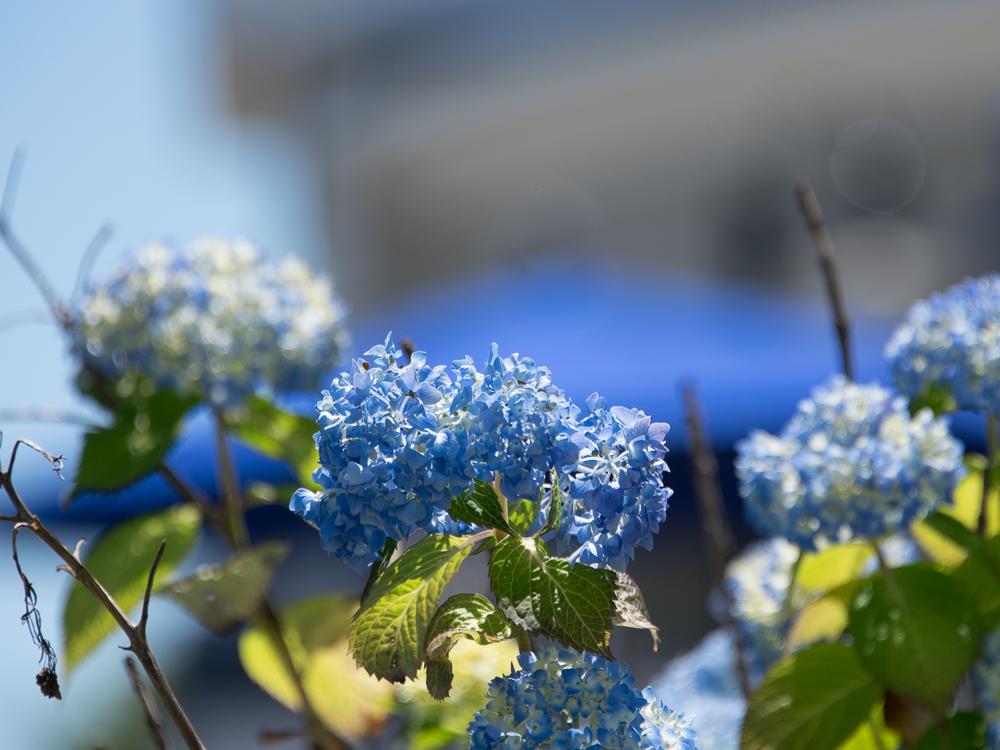
#> input picture images/blue-flowers.jpg, 1000 x 750 px
$ python auto_canny.py --image ../../../images/blue-flowers.jpg   (older library calls are emulated)
#> lines starting #> are read from the running program, lines starting #| are printed output that depends on the picture; after the words box and inside, x2 and y2 are one past the last pixel; in counts of white or black regions, pixels touching at a corner belong together
### utils/__init__.py
import numpy as np
import cv2


# [36 lines left out: functions translate, rotate, resize, not called in this run]


def flip_h(image):
    return cv2.flip(image, 0)


def flip_v(image):
    return cv2.flip(image, 1)


def flip_hv(image):
    return cv2.flip(image, -1)


def auto_canny(image, sigma=0.3):
    v = np.median(image)

    lower = int(max(0, (1.0 - sigma) * v))
    upper = int(min(255, (1.0 + sigma) * v))
    edged = cv2.Canny(image, lower, upper)

    return edged


# [20 lines left out: functions is_cv2, is_cv3, check_opencv_version, not called in this run]

### 01_computer_vision_basics/10_gradients_edges/02_edge_detection/auto_canny.py
import argparse
import cv2
import utils

ap = argparse.ArgumentParser()
ap.add_argument("-i", "--image", required=True, help="Path to the image")
args = vars(ap.parse_args())

image = cv2.imread(args["image"])
#> image is the input picture: shape (750, 1000, 3); mean B, G, R 130.9, 122.7, 104.8
gray = cv2.cvtColor(image, cv2.COLOR_BGR2GRAY)
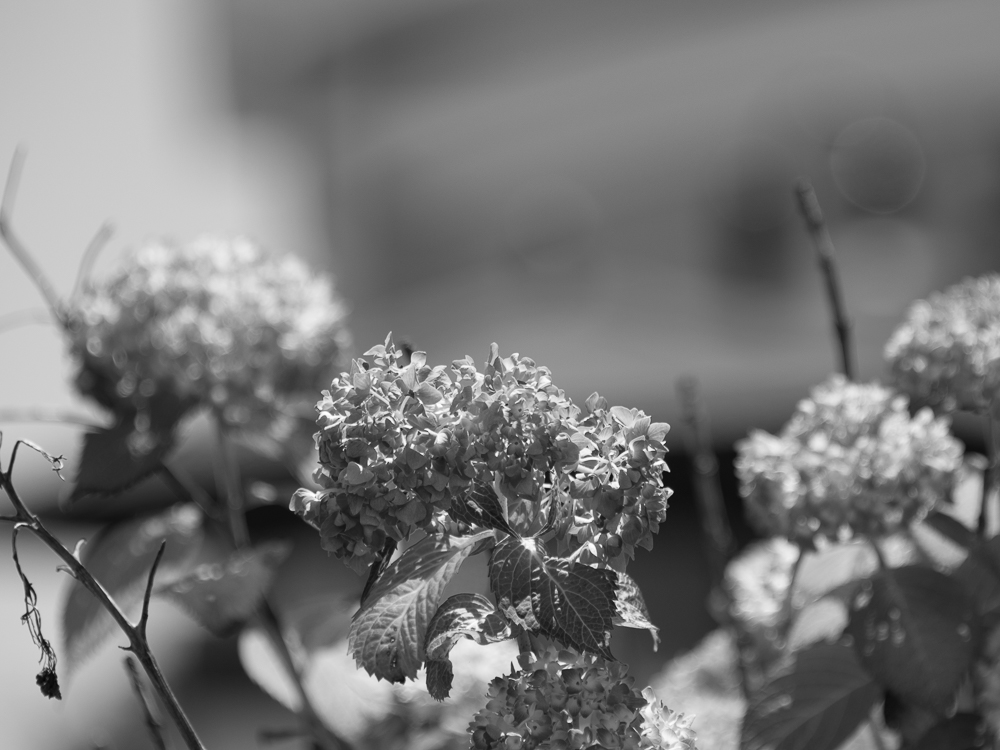
#> gray: shape (750, 1000); min 5, max 255, mean 118.3
blurred = cv2.GaussianBlur(gray, (5, 5), 0)

wide = cv2.Canny(blurred, 10, 200)
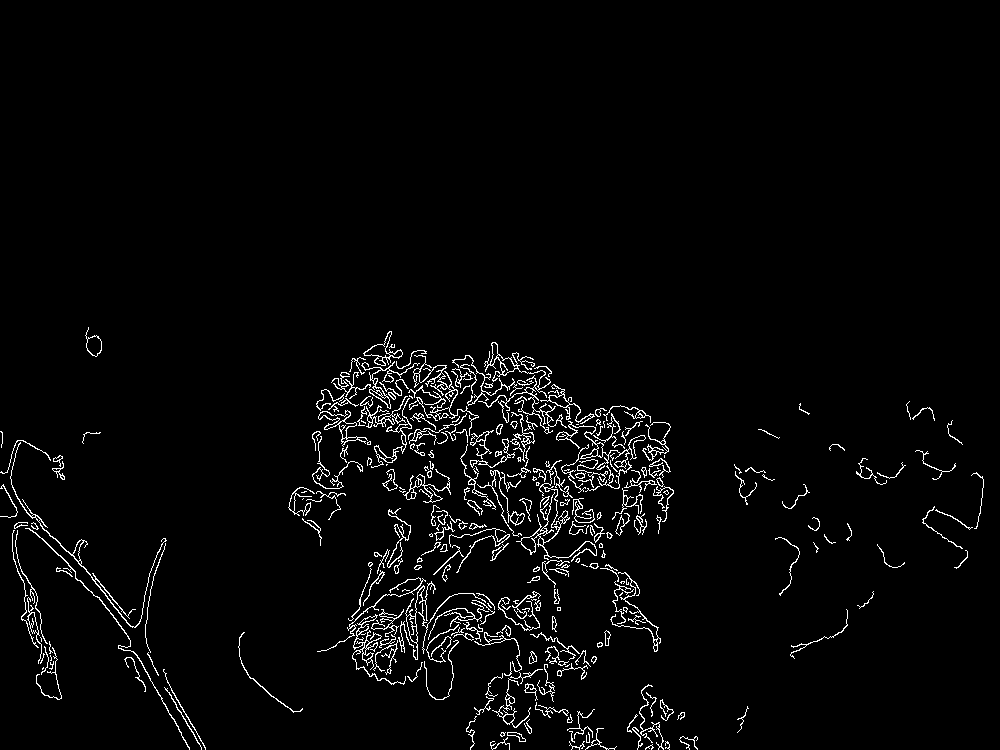
#> wide: shape (750, 1000); 2.9% white in thin lines or dots, all inside (x1, y1, x2, y2) = (0, 327, 984, 750)
tight = cv2.Canny(blurred, 225, 250)
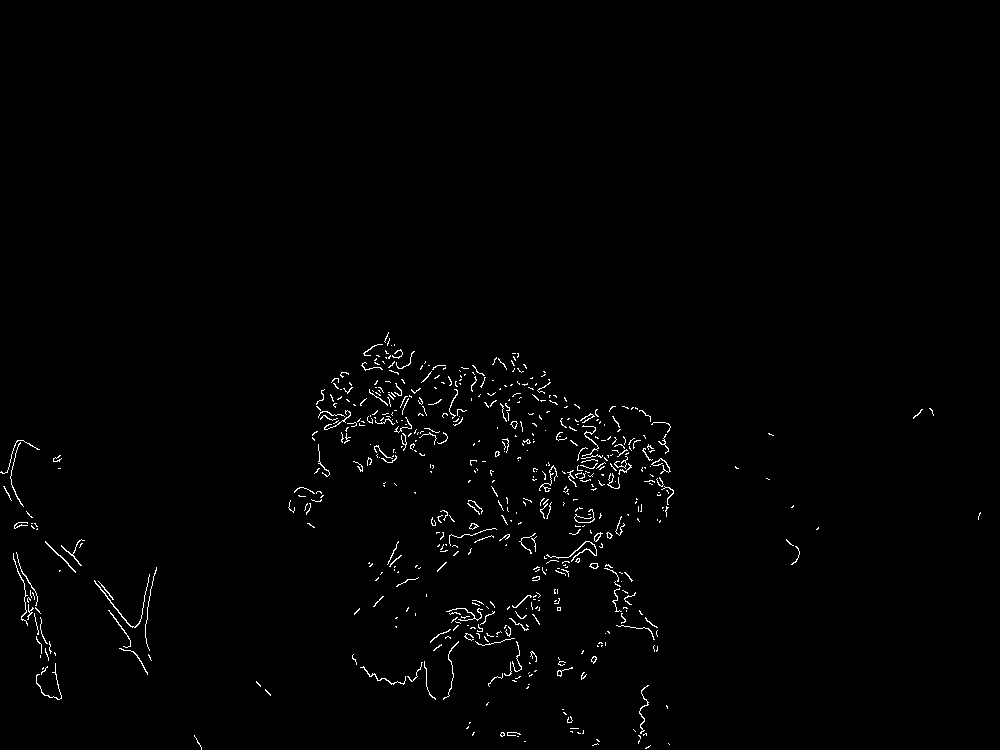
#> tight: shape (750, 1000); 1.1% white in thin lines or dots, all inside (x1, y1, x2, y2) = (0, 332, 981, 750)
auto = utils.auto_canny(blurred)
#> in auto_canny, `v = np.median(image)`: v = 113
#> in auto_canny, `lower = int(max(0, (1.0 - sigma) * v))`: lower = 79
#> in auto_canny, `upper = int(min(255, (1.0 + sigma) * v))`: upper = 146
#> in auto_canny, `edged = cv2.Canny(image, lower, upper)`:
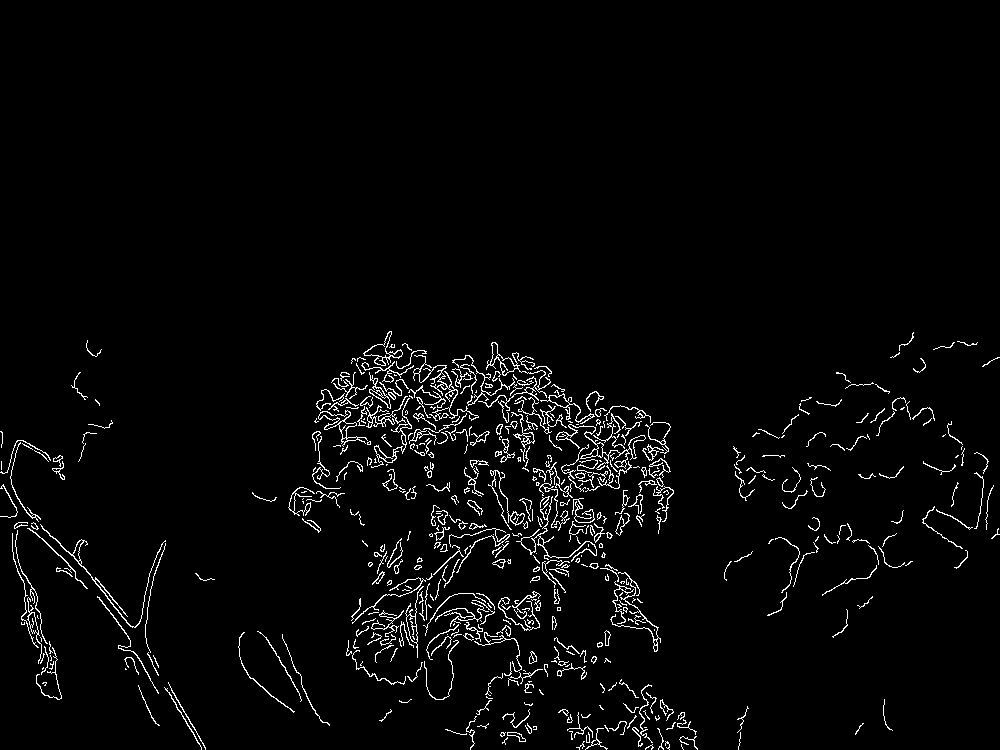
#> edged: shape (750, 1000); 2.9% white in thin lines or dots, all inside (x1, y1, x2, y2) = (0, 331, 1000, 750)

cv2.imshow("Original", image)
cv2.imshow("Wide", wide)
cv2.imshow("Tight", tight)
cv2.imshow("Auto", auto)
cv2.waitKey(0)

$ run again, on images/white-flowers.jpg
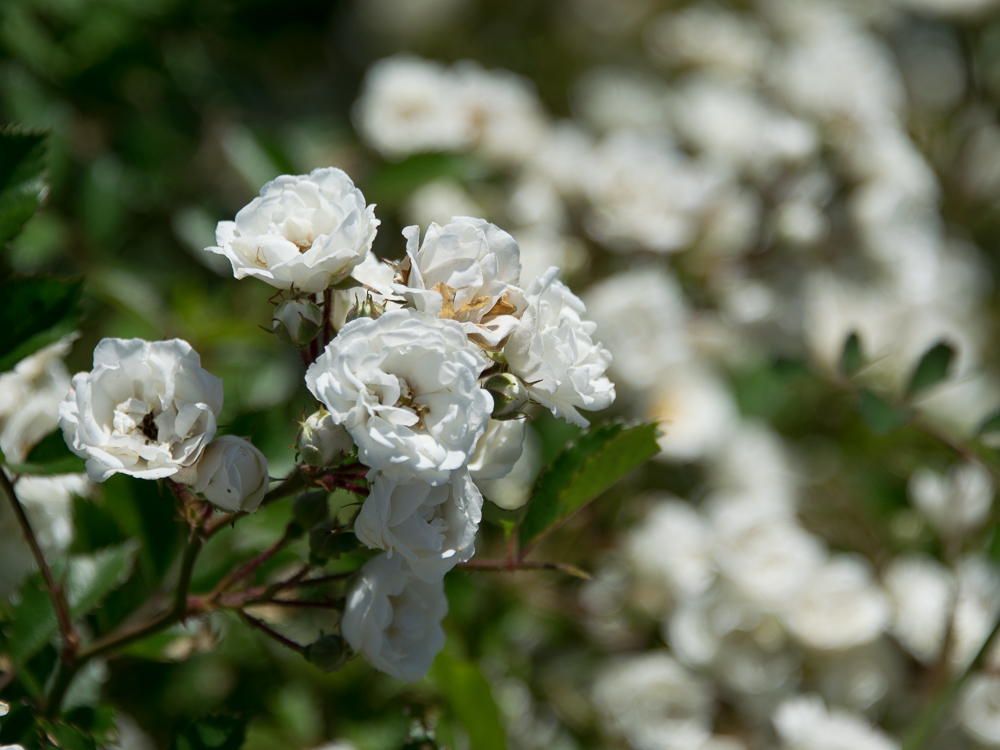
#> input picture images/white-flowers.jpg, 1000 x 750 px
#> image is the input picture: shape (750, 1000, 3); mean B, G, R 85.4, 108.1, 101.1
#> `wide = cv2.Canny(blurred, 10, 200)`:
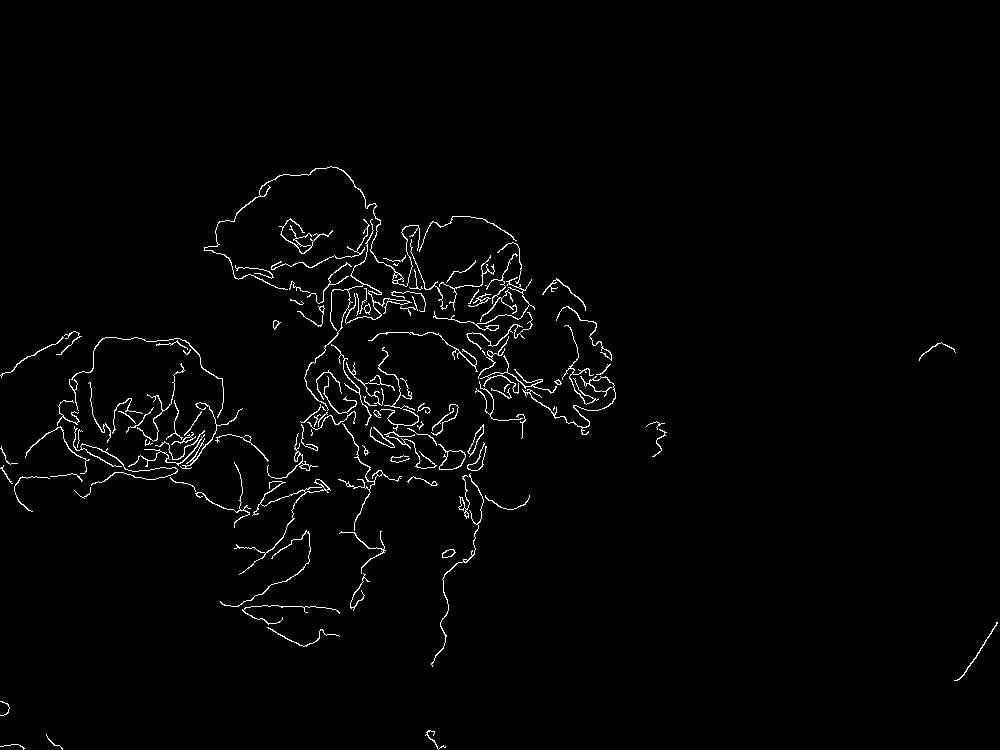
#> wide: shape (750, 1000); 1.7% white in thin lines or dots, all inside (x1, y1, x2, y2) = (0, 166, 998, 750)
#> tight: shape (750, 1000); 0.47% white in thin lines or dots, all inside (x1, y1, x2, y2) = (0, 166, 992, 750)
#> v = 88
#> lower = 61
#> upper = 114
#> in auto_canny, `edged = cv2.Canny(image, lower, upper)`:
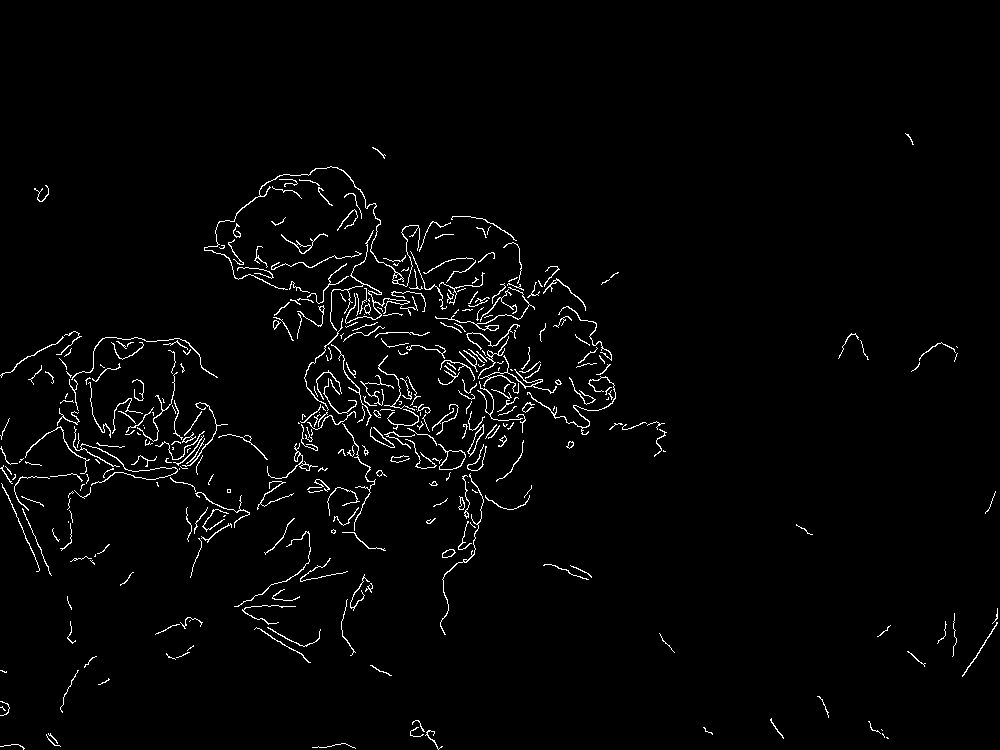
#> edged: shape (750, 1000); 2.2% white in thin lines or dots, all inside (x1, y1, x2, y2) = (0, 133, 998, 750)
